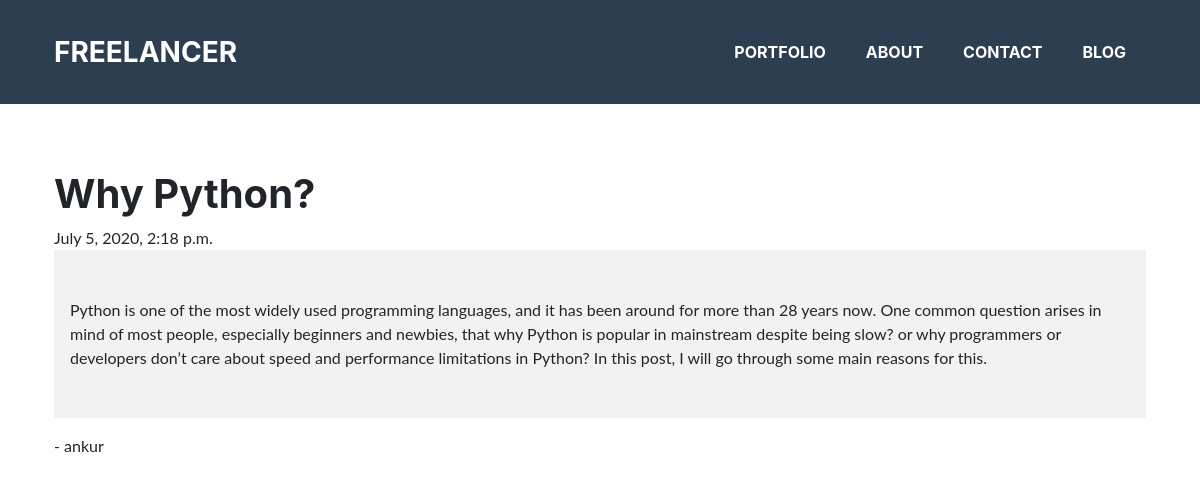
Page /blog/1/ on the committed database.
### blog/models.py (models this page shows)
class Post(models.Model):
    title = models.CharField(max_length=200)
    content = models.TextField()
    author = models.ForeignKey('auth.User', on_delete=models.CASCADE)
    date = models.DateTimeField(default=timezone.now)
    featured = models.BooleanField(default=False)

### blog/views.py (the view)
# urls.py: path('<int:post_id>/', views.post, name='post'),
def post(request, post_id):
    print(freelancer_blog[post_id-1])
    return render(request, 'post.html', {'company_name': 'Freelancer', 'post': freelancer_blog[post_id-1]})

### templates/post.html
{% extends 'base.html' %}
{% block content %}
<div class="container">
<h1 style="padding-top: calc(6rem + 74px)">{{post.title}}</h1>
<span>{{post.date}}</span>
<p style="padding: 3rem 1rem; background-color: rgba(0,0,0,0.05);">
    {{post.content}}
</p>
<p> - {{post.author}}</p>
</div>
{% endblock %}

### templates/base.html (shortened to what this page needs)
<!DOCTYPE html>
<html lang="en">
<head>
    <link rel="stylesheet" href="https://stackpath.bootstrapcdn.com/bootstrap/4.5.0/css/bootstrap.min.css"
 />
    <link rel="stylesheet" href="/static/css/styles.css">
</head>
<body id="page-top">
    <nav class="navbar navbar-expand-lg bg-secondary text-uppercase fixed-top" id="mainNav">
        <div class="container">
            <a class="navbar-brand js-scroll-trigger" href="/#page-top">{{company_name}}</a>
            <div class="collapse navbar-collapse" id="navbarResponsive">
                <ul class="navbar-nav ml-auto">
                    <li class="nav-item mx-0 mx-lg-1"><a class="nav-link py-3 px-0 px-lg-3 rounded js-scroll-trigger" href="/#portfolio">Portfolio</a></li>
                    <li class="nav-item mx-0 mx-lg-1"><a class="nav-link py-3 px-0 px-lg-3 rounded js-scroll-trigger" href="/#about">About</a></li>
                    <li class="nav-item mx-0 mx-lg-1"><a class="nav-link py-3 px-0 px-lg-3 rounded js-scroll-trigger" href="/#contact">Contact</a></li>
                    <li class="nav-item mx-0 mx-lg-1"><a class="nav-link py-3 px-0 px-lg-3 rounded" href="{% url 'blog:index' %}">Blog</a></li>
                </ul>
            </div>
        </div>
    </nav>
    {% block content %}
    {% endblock %}
</body>
</html>

### rows in the picture
Post: title "Why Python?", date "July 5, 2020, 2:18 p.m.", content "Python is one of the most widely used programming languages, and it has been around for more than 28 years now. One common question arises in mind of most people, especially beginners and newbies, that why Python is popular in mainstream despite being slow? or why programmers or developers don’t care about speed and performance limitations in Python? In this post, I will go through some main reasons for this.", author "ankur"

### other values in the picture
{{ company_name }} "FREELANCER"
